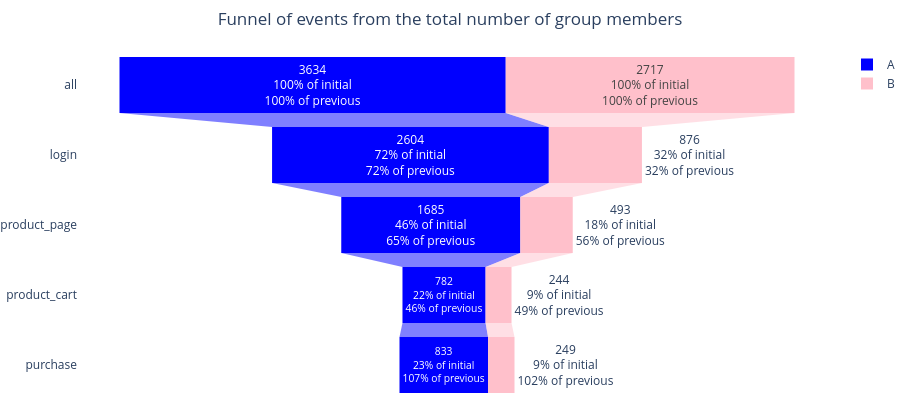

Source (notebook cell):
### Markdown cell above
Creating an event funnel

### Code cell
fig = go.Figure()

fig.add_trace(go.Funnel(
    name = 'A',
    y = data_events1_group.reset_index()['event_name'],
    x = data_events1_group.reset_index()['A'],
    marker = {'color': 'blue'},
    textinfo = "value+percent previous+ percent initial"))

fig.add_trace(go.Funnel(
    name = 'B',
    orientation = "h",
    y = data_events1_group.reset_index()['event_name'],
    x = data_events1_group.reset_index()['B'],
    marker = {'color': 'pink'},
    textposition = "auto",
    textinfo = "value+percent previous+ percent initial"))

fig.update_layout(autosize=False, width=900, height=400, 
                  margin=go.layout.Margin(l=50, r=50, b=0, t=50, pad=4))
fig.layout.template = plt_io.templates["plotly_white"]
fig.update_layout(title='Funnel of events from the total number of group members', title_x=0.50)
fig.show()

### Figure 1 — Plotly figure (JSON) as saved in the notebook; plotly's stock layout.template omitted (floating-point values rounded to 4 significant figures)
{"data": [{"marker": {"color": "blue"}, "name": "A", "textinfo": "value+percent previous+percent initial", "type": "funnel", "x": [3634, 2604, 1685, 782, 833], "y": ["all", "login", "product_page", "product_cart", "purchase"]}, {"marker": {"color": "pink"}, "name": "B", "orientation": "h", "textinfo": "value+percent previous+percent initial", "textposition": "auto", "type": "funnel", "x": [2717, 876, 493, 244, 249], "y": ["all", "login", "product_page", "product_cart", "purchase"]}], "layout": {"autosize": false, "height": 400, "margin": {"b": 0, "l": 50, "pad": 4, "r": 50, "t": 50}, "title": {"text": "Funnel of events from the total number of group members", "x": 0.5}, "width": 900}}
